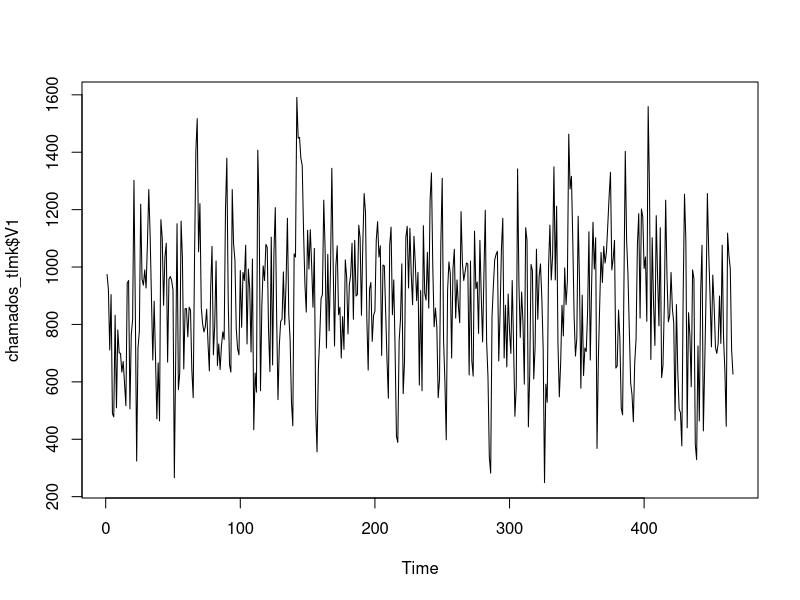
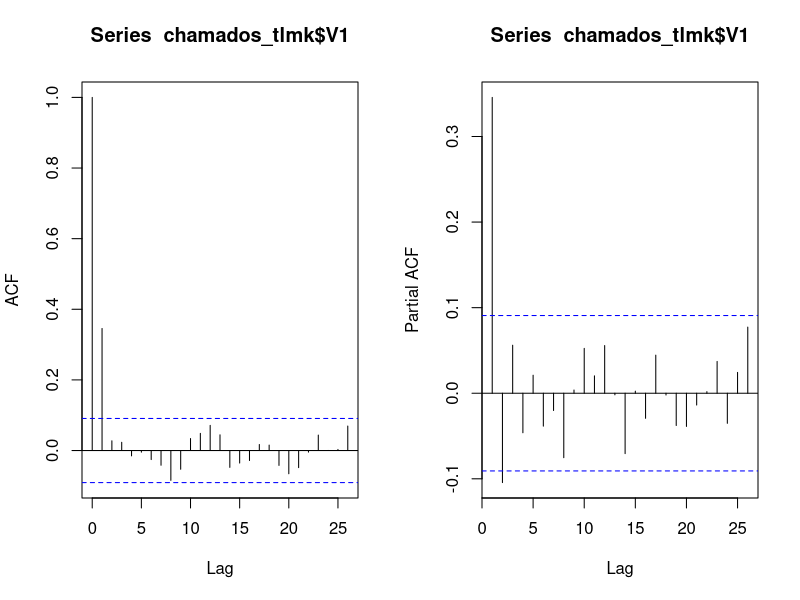
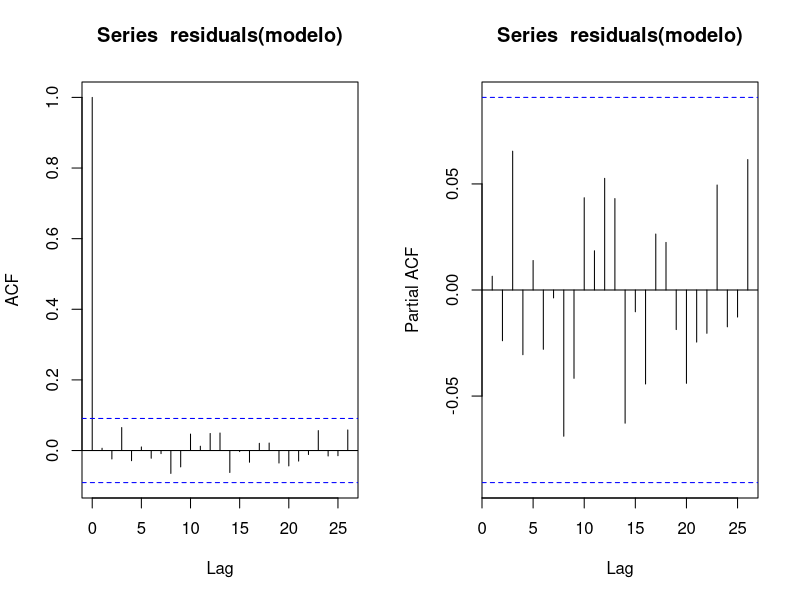

The R source for these figures, in order:
#Case Call Center

#Apontar diretório de dados
setwd("/home/wilber/Documentos/OneDrive/Estudos/FIA/Estatística Aplicada/Aula 21 - Exercícios")
getwd()

#Leitura da base de dados
chamados_tlmk <- read.table("Operacao_telemarketing.txt", header = FALSE)

#Análise Exploratória da Série
summary(chamados_tlmk$V1)

#Gráfico temporal
ts.plot(chamados_tlmk$V1)

#Teste de Estacionariedade
library(tseries)
adf.test(chamados_tlmk$V1)

#Gráfico de Autocorrelação e Autocorrelação Parcial da série
par(mfrow=c(1,2))
print(acf(chamados_tlmk$V1))
print(pacf(chamados_tlmk$V1))

#Ajuste do modelo: 'order = c(X,0,0)' em que X é a ordem do AR e cada NA indica os parâmetros a serem estimados 'fixed = c(NA,NA,NA)'
(modelo <- arima(chamados_tlmk$V1, order = c(2,0,0), fixed = c(NA,NA,NA)))

#Teste de hipótese dos parâmetros
library(lmtest)
coeftest(modelo)
par(mfrow=c(1,2))

#Gráfico de Autocorrelação e Autocorrelação Parcial dos resíduos
acf(residuals(modelo))
pacf(residuals(modelo))

#Projeção N passos para frente
library(forecast)
(projecao <- forecast(modelo, h=5))

alpha_0 <- 877.396897*(1-0.381796+0.103981)
alpha_0

(previsao_467 <-alpha_0 + 0.3817957*627-0.1039812*711)
(previsao_468 <-alpha_0 + 0.381796*799.1-0.103981*627)
